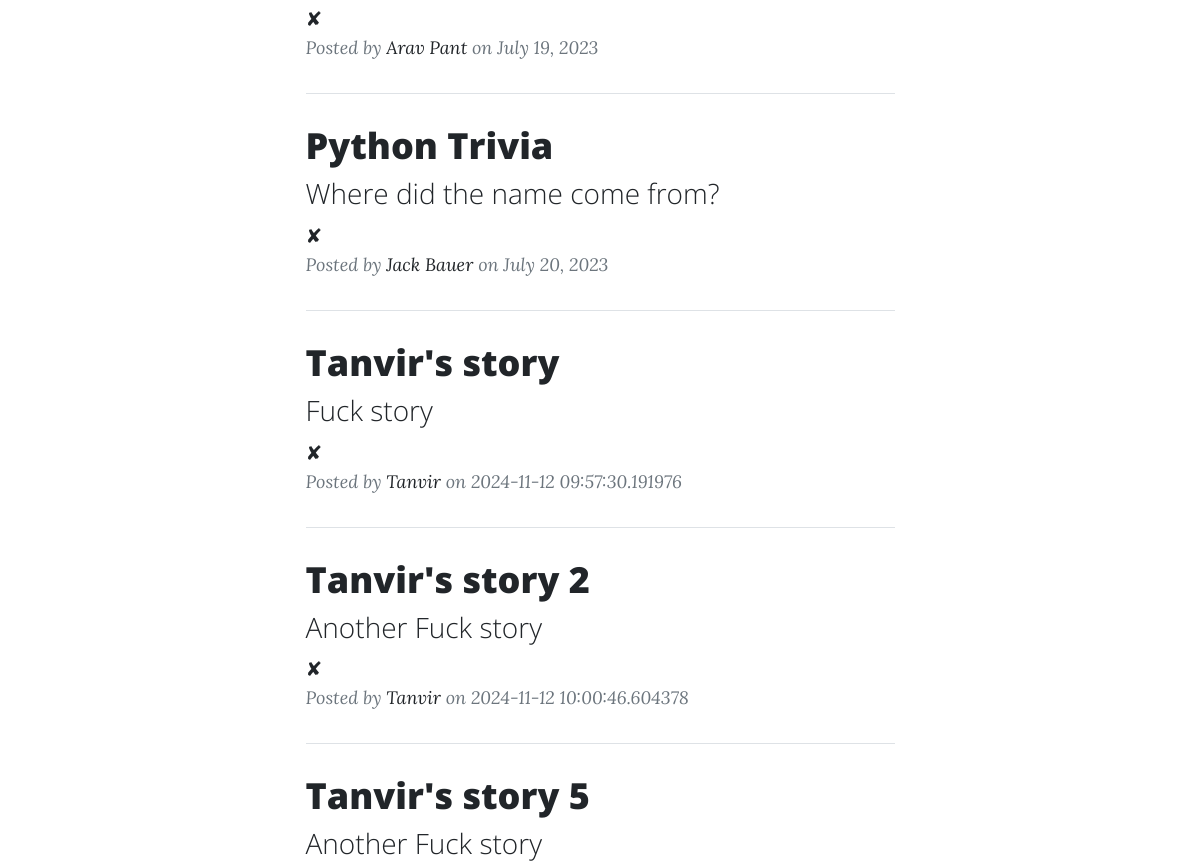
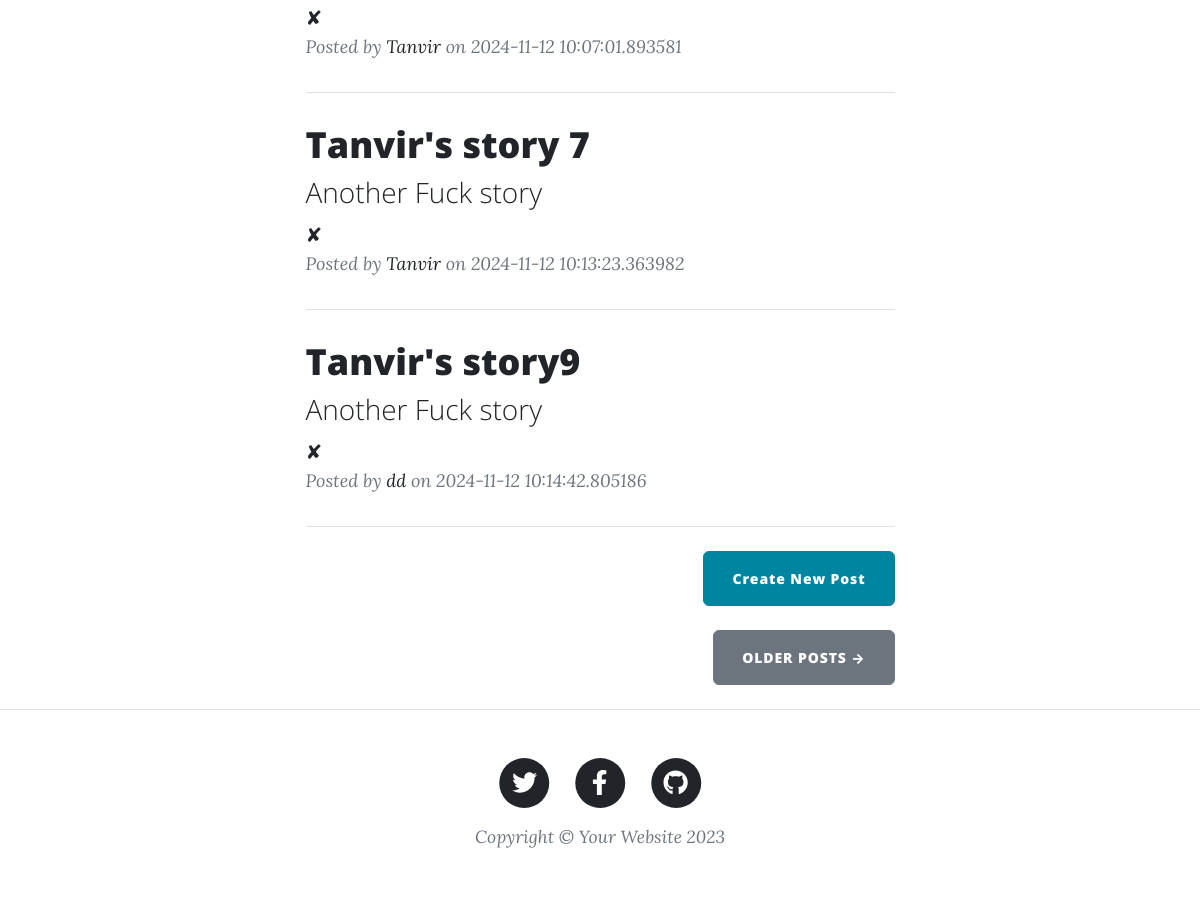
Before: / (lower part) with the older database file (2 pictures, top to bottom).
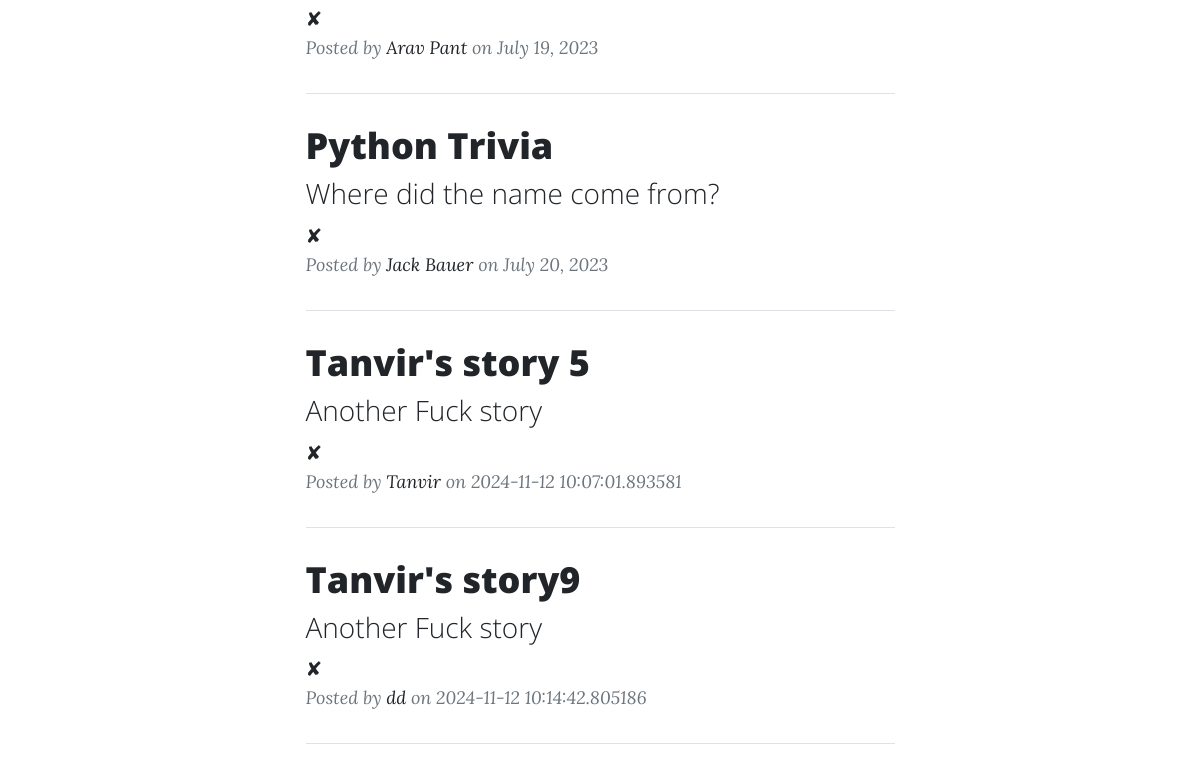
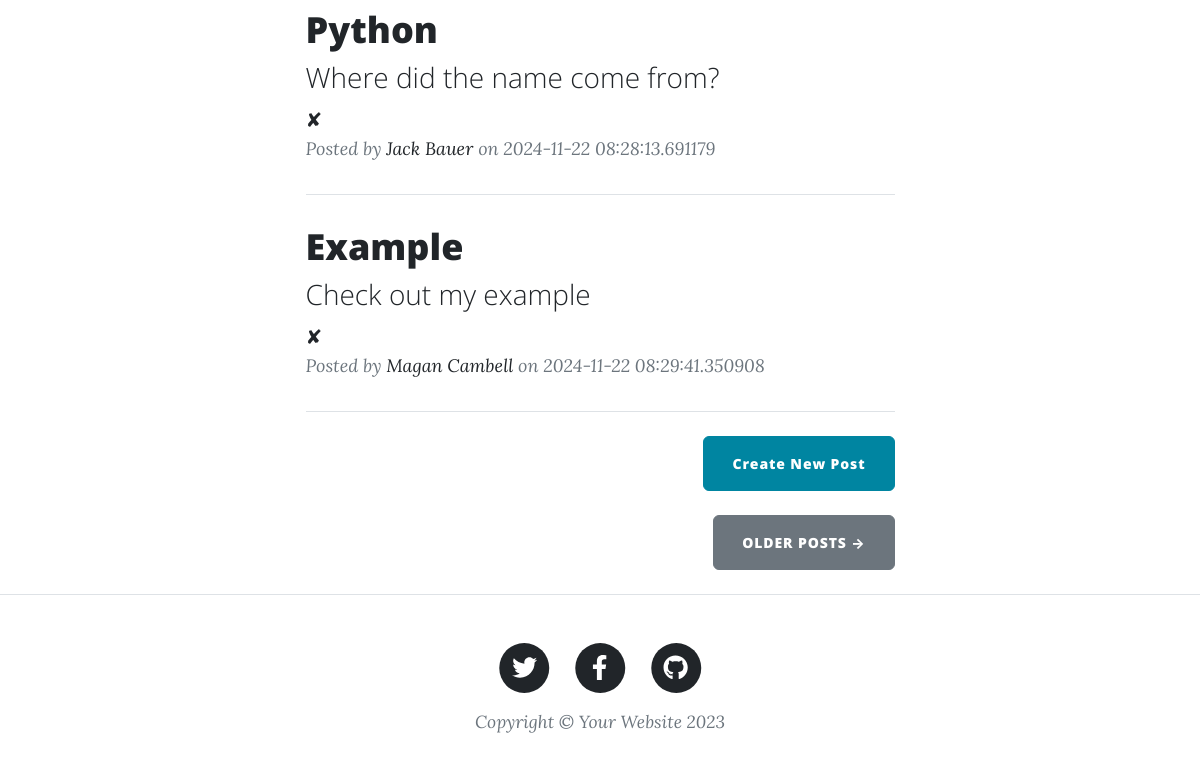
After: the same page with the newer database file (2 pictures, top to bottom).
### main.py (models this page shows)
class BlogPost(db.Model):
    id: Mapped[int] = mapped_column(Integer, primary_key=True)
    title: Mapped[str] = mapped_column(String(250), nullable=False)
    subtitle: Mapped[str] = mapped_column(String(250), nullable=False)
    date: Mapped[str] = mapped_column(String(250), nullable=False)
    body: Mapped[str] = mapped_column(Text, nullable=False)
    author: Mapped[str] = mapped_column(String(250), nullable=False)
    img_url: Mapped[str] = mapped_column(String(250), nullable=False)

### main.py (the view)
@app.route('/')
def get_all_posts():
    result = db.session.execute(db.select(BlogPost))
    posts = result.scalars().all()
    return render_template("index.html", all_posts=posts)

### templates/index.html (shortened to what this page needs)
{% include "header.html" %}
<div class="container px-4 px-lg-5">
  <div class="row gx-4 gx-lg-5 justify-content-center">
    <div class="col-md-10 col-lg-8 col-xl-7">
      {% for post in all_posts %}
      <div class="post-preview">
        <a href="{{ url_for('show_post', post_id=post.id) }}">
          <h2 class="post-title">{{ post.title }}</h2>
          <h3 class="post-subtitle">{{ post.subtitle }}</h3>
        </a>
        <a href="{{ url_for('delete', post_id = post.id)}}">✘ </a>
        <p class="post-meta">
          Posted by
          <a href="#">{{post.author}}</a>
          on {{post.date}}
        </p>
      </div>
      <hr class="my-4" />
      {% endfor %}
      <div class="d-flex justify-content-end mb-4">
        <a
          class="btn btn-primary float-right"
          href="{{ url_for('add_new_post')}}"
          >Create New Post</a
        >
      </div>
      <div class="d-flex justify-content-end mb-4">
        <a class="btn btn-secondary text-uppercase" href="#!">Older Posts →</a>
      </div>
    </div>
  </div>
</div>
{% include "footer.html" %}

### templates/header.html (shortened to what this page needs)
<!DOCTYPE html>
<html lang="en">
  <head>
    {% block styles %}
    {{ bootstrap.load_css() }}
    <link
      href="{{ url_for('static', filename='css/styles.css') }}"
      rel="stylesheet"
    />
    {% endblock %}
  </head>
  <body>

### templates/footer.html (shortened to what this page needs)
        <footer class="border-top">
          <div class="container px-4 px-lg-5">
              <div class="row gx-4 gx-lg-5 justify-content-center">
                  <div class="col-md-10 col-lg-8 col-xl-7">
                      <ul class="list-inline text-center">
                          <li class="list-inline-item">
                              <a href="#!">
                                  <span class="fa-stack fa-lg">
                                      <i class="fas fa-circle fa-stack-2x"></i>
                                      <i class="fab fa-twitter fa-stack-1x fa-inverse"></i>
                                  </span>
                              </a>
                          </li>
                          <li class="list-inline-item">
                              <a href="#!">
                                  <span class="fa-stack fa-lg">
                                      <i class="fas fa-circle fa-stack-2x"></i>
                                      <i class="fab fa-facebook-f fa-stack-1x fa-inverse"></i>
                                  </span>
                              </a>
                          </li>
                          <li class="list-inline-item">
                              <a href="#!">
                                  <span class="fa-stack fa-lg">
                                      <i class="fas fa-circle fa-stack-2x"></i>
                                      <i class="fab fa-github fa-stack-1x fa-inverse"></i>
                                  </span>
                              </a>
                          </li>
                      </ul>
                      <div class="small text-center text-muted fst-italic">Copyright &copy; Your Website 2023</div>
                  </div>
              </div>
          </div>
      </footer>
  </body>
</html>

Changed rows visible on the page:
removed BlogPost: title "Tanvir's story", subtitle "Fuck story", author "Tanvir", date "2024-11-12 09:57:30.191976"
removed BlogPost: title "Tanvir's story 2", subtitle "Another Fuck story", author "Tanvir", date "2024-11-12 10:00:46.604378"
removed BlogPost: title "Tanvir's story 7", subtitle "Another Fuck story", author "Tanvir", date "2024-11-12 10:13:23.363982"
added BlogPost: title "Python", subtitle "Where did the name come from?", author "Jack Bauer", date "2024-11-22 08:28:13.691179"
added BlogPost: title "Example", subtitle "Check out my example", author "Magan Cambell", date "2024-11-22 08:29:41.350908"
